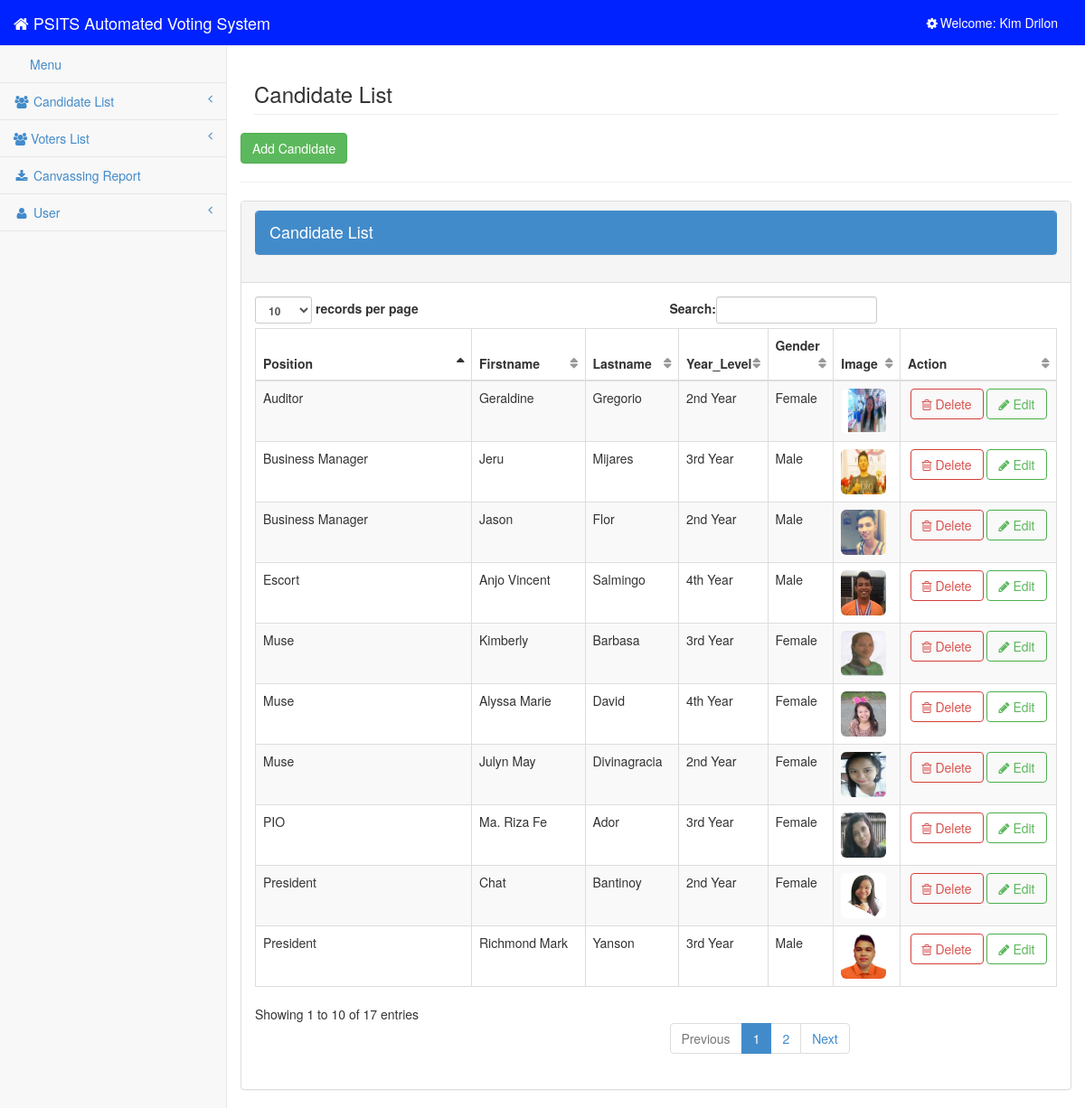
Page /admin/candidate.php (signed in) on the committed database.
### tables this page shows
CREATE TABLE IF NOT EXISTS `user` (
`user_id` int(11) NOT NULL,
  `username` varchar(100) NOT NULL,
  `password` varchar(100) NOT NULL,
  `firstname` varchar(100) NOT NULL,
  `lastname` varchar(100) NOT NULL
);

CREATE TABLE IF NOT EXISTS `candidate` (
`candidate_id` int(11) NOT NULL,
  `position` varchar(100) NOT NULL,
  `firstname` varchar(100) NOT NULL,
  `lastname` varchar(100) NOT NULL,
  `year_level` varchar(100) NOT NULL,
  `gender` varchar(100) NOT NULL,
  `img` varchar(100) NOT NULL
);

### admin/session.php (called while the page is built, shortened)
<?php
$session_id=$_SESSION['id'];
$user_query = mysql_query("select * from user where user_id = '$session_id'")or die(mysql_error());
$user_row = mysql_fetch_array($user_query);
?>

### admin/candidate.php (the view, shortened to what this page needs)
<?php include ('session.php');?>
<?php include ('head.php');?>
<body>
    <div id="wrapper">
        <?php include ('side_bar.php');?>
        <div id="page-wrapper">
            <div class="row">
                <div class="col-lg-12">
                    <h3 class="page-header">Candidate List</h3>
                </div>
				<button class="btn btn-success" data-toggle="modal" data-target="#myModal">Add Candidate</button>
				<hr/>
                    <div class="panel panel-default">
                        <div class="panel-heading">
                            <h4 class="modal-title" id="myModalLabel">
												<div class="panel panel-primary">
													<div class="panel-heading">
														Candidate List
													</div>
												</div>
											</h4>
                        </div>
                        <div class="panel-body">
                            <div class="table-responsive">
                                <table class="table table-striped table-bordered table-hover" id="dataTables-example">
                                    <thead>
                                        <tr>
                                            <th>Position</th>
                                            <th>Firstname</th>
                                            <th>Lastname</th>
                                            <th>Year_Level</th>
                                            <th>Gender</th>
                                            <th>Image</th>
                                            <th>Action</th>
                                        </tr>
                                    </thead>
                                    <tbody>
                                        <tr>
										<?php
										$query=mysql_query("SELECT * FROM candidate ORDER BY candidate_id DESC");
										while($row = mysql_fetch_array($query)){
										$candidate_id=$row['candidate_id'];
										?>
											<td><?php echo $row ['position'];?></td>
                                            <td><?php echo $row ['firstname'];?></td>
                                            <td><?php echo $row ['lastname'];?></td>
                                            <td><?php echo $row ['year_level'];?></td>
                                            <td><?php echo $row ['gender'];?></td>
                                            <td width="50"><img src="<?php echo $row['img']; ?>" width="50" height="50" class="img-rounded"></td>
                                            <td style="text-align:center">
												 <a rel="tooltip"  title="Delete" id="<?php echo $candidate_id; ?>" href="#delete_user<?php echo $candidate_id; ?>" data-target="#delete_user<?php echo $candidate_id?>" data-toggle="modal"class="btn btn-danger btn-outline"><i class="fa fa-trash-o"></i> Delete</a>
												  <a rel="tooltip"  title="Edit" id="<?php echo $row['candidate_id'] ?>" href="#edit_candidate<?php echo $row['candidate_id'] ?>"  data-toggle="modal"class="btn btn-success btn-outline"><i class="fa fa-pencil"></i> Edit</a>
											</td>
                                        </tr>
                                       <?php } ?>
                                    </tbody>
                                </table>
                            </div>
                        </div>
                    </div>
            </div>
        </div>
    </div>
</body>
</html>

### admin/side_bar.php (shortened to what this page needs)
<nav class="navbar navbar-default navbar-static-top" role="navigation" style="margin-bottom:0; background-color:#0022ff;">
            <div class="navbar-header">
                <a class="navbar-brand" href="" style = "color:white;"><i class = "fa fa-home fa-large" > </i> PSITS Automated Voting System</a>
            </div>
            <ul class="nav navbar-top-links navbar-right">
               <?php include ('dbcon.php');
				$query=mysql_query ("SELECT * from user where user_id ='$session_id'")or die (mysql_error ());
				while ($row=mysql_fetch_array($query)){
			 ?>
                <li class="dropdown">
                    <a class="dropdown-toggle" data-toggle="dropdown" href="#" style = "color: white">
					<i class="fa fa-cog fa-spin fa-fw"></i>Welcome: <?php echo $user_username = $user_row['firstname']." ".$user_row['lastname'];?>
                    </a>
                </li>
            </ul>
			<?php }?>
            <div class="navbar-default sidebar" role="navigation">
                <div class="sidebar-nav navbar-collapse">
                    <ul class="nav" id="side-menu">
                        <li>
                            <a href="#"><i class="fa fa-menu fa-fw"></i>Menu </a>
                        </li>
                        <li>
                            <a href="#"><i class="fa fa-users fa-fw"></i> Candidate List<span class="fa arrow"></span></a>
                        </li>
						<li>
                            <a href="#"><i class="fa fa-users"></i> Voters List<span class="fa arrow"></span></a>
                        </li>
                        <li>
                            <a href="canvassing.php"><i class="fa fa-download fa-fw"></i> Canvassing Report</a>
                        </li>
                        <li>
                            <a href="#"><i class="fa fa-user fa-fw"></i> User<span class="fa arrow"></span></a>
                        </li>
                    </ul>
                </div>
            </div>
        </nav>

### admin/css/sb-admin-2.css (style rules this page uses)
body { background-color: #f8f8f8; }
#wrapper { width: 100%; }
#page-wrapper { padding: 0 15px; min-height: 568px; background-color: #fff; }
@media (min-width:768px) { #page-wrapper { position: inherit; margin: 0 0 0 250px; padding: 0 30px; border-left: 1px solid #e7e7e7; } }
.navbar-top-links li { display: inline-block; }
.navbar-top-links li:last-child { margin-right: 15px; }
.navbar-top-links li a { padding: 15px; min-height: 50px; }
.sidebar .sidebar-nav.navbar-collapse { padding-right: 0; padding-left: 0; }
.sidebar ul li { border-bottom: 1px solid #e7e7e7; }
.sidebar .arrow { float: right; }
.sidebar .fa.arrow:before { content: "\f104"; }
@media (min-width:768px) { .sidebar { z-index: 1; position: absolute; width: 250px; margin-top: 51px; } }
.btn-outline { color: inherit; background-color: transparent; transition: all .5s; }
.btn-success.btn-outline { color: #5cb85c; }
.btn-danger.btn-outline { color: #d9534f; }
table.dataTable thead .sorting, table.dataTable thead .sorting_asc, table.dataTable thead .sorting_desc, table.dataTable thead .sorting_asc_disabled, table.dataTable thead .sorting_desc_disabled { background: 0 0; }
table.dataTable thead .sorting_asc:after { content: "\f0de"; float: right; font-family: fontawesome; }
table.dataTable thead .sorting:after { content: "\f0dc"; float: right; font-family: fontawesome; color: rgba(50,50,50,.5); }

### rows in the picture
user: firstname+lastname "Kim Drilon"
candidate: position "Muse", firstname "Kimberly", lastname "Barbasa", year_level "3rd Year", gender "Female", img (picture)
candidate: position "Auditor", firstname "Geraldine", lastname "Gregorio", year_level "2nd Year", gender "Female", img (picture)
candidate: position "Business Manager", firstname "Jeru", lastname "Mijares", year_level "3rd Year", gender "Male", img (picture)
candidate: position "Muse", firstname "Alyssa Marie", lastname "David", year_level "4th Year", gender "Female", img (picture)
candidate: position "Escort", firstname "Anjo Vincent", lastname "Salmingo", year_level "4th Year", gender "Male", img (picture)
candidate: position "Business Manager", firstname "Jason", lastname "Flor", year_level "2nd Year", gender "Male", img (picture)
candidate: position "PIO", firstname "Ma. Riza Fe", lastname "Ador", year_level "3rd Year", gender "Female", img (picture)
candidate: position "Muse", firstname "Julyn May", lastname "Divinagracia", year_level "2nd Year", gender "Female", img (picture)
candidate: position "President", firstname "Chat", lastname "Bantinoy", year_level "2nd Year", gender "Female", img (picture)
candidate: position "President", firstname "Richmond Mark", lastname "Yanson", year_level "3rd Year", gender "Male", img (picture)
